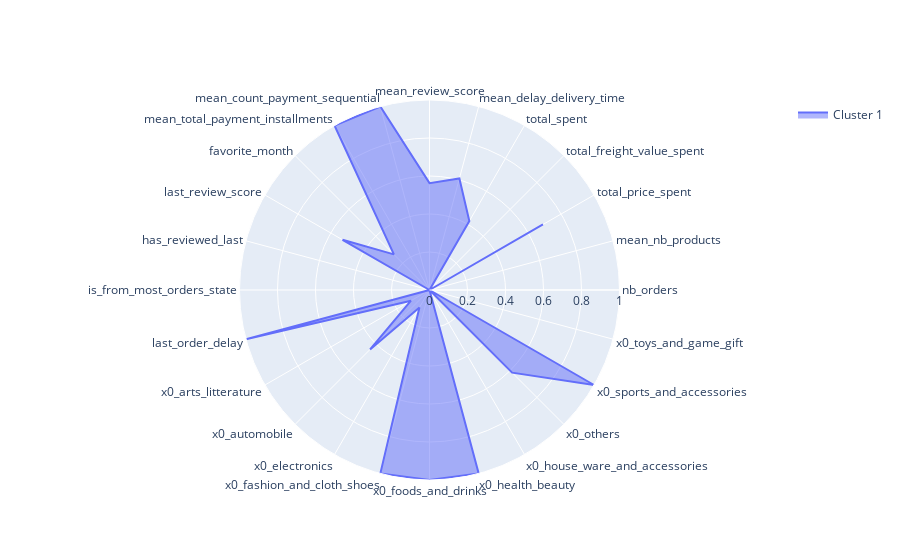

Here is the notebook cell this chart was saved with:
### Markdown cell above
### 3 -  Cluster 1

### Code cell
utils2.plot_radars(kmeans_clusters,"kmeans_label_1",[1])

### Figure 1 — Plotly figure (JSON) as saved in the notebook; plotly's stock layout.template omitted (floating-point values rounded to 4 significant figures)
{"data": [{"fill": "toself", "name": "Cluster 1", "r": [0, 0, 0.6897, 0, 0.4193, 0.6076, 0.5623, 1, 1, 0.265, 0.5286, 0, 0, 1.0, 0.1126, 0.4422, 0.1061, 1, 1, 1, 0, 0.6149, 1, 0, 1.0, 1, 1], "theta": ["nb_orders", "mean_nb_products", "total_price_spent", "total_freight_value_spent", "total_spent", "mean_delay_delivery_time", "mean_review_score", "mean_count_payment_sequential", "mean_total_payment_installments", "favorite_month", "last_review_score", "has_reviewed_last", "is_from_most_orders_state", "last_order_delay", "x0_arts_litterature", "x0_automobile", "x0_electronics", "x0_fashion_and_cloth_shoes", "x0_foods_and_drinks", "x0_health_beauty", "x0_house_ware_and_accessories", "x0_others", "x0_sports_and_accessories", "x0_toys_and_game_gift"], "type": "scatterpolar"}], "layout": {"polar": {"radialaxis": {"range": [0, 1], "visible": true}}, "showlegend": true, "title": {"font": {"size": 18}, "text": "", "x": 0.5, "xanchor": "center", "y": 0.95, "yanchor": "top"}}}
